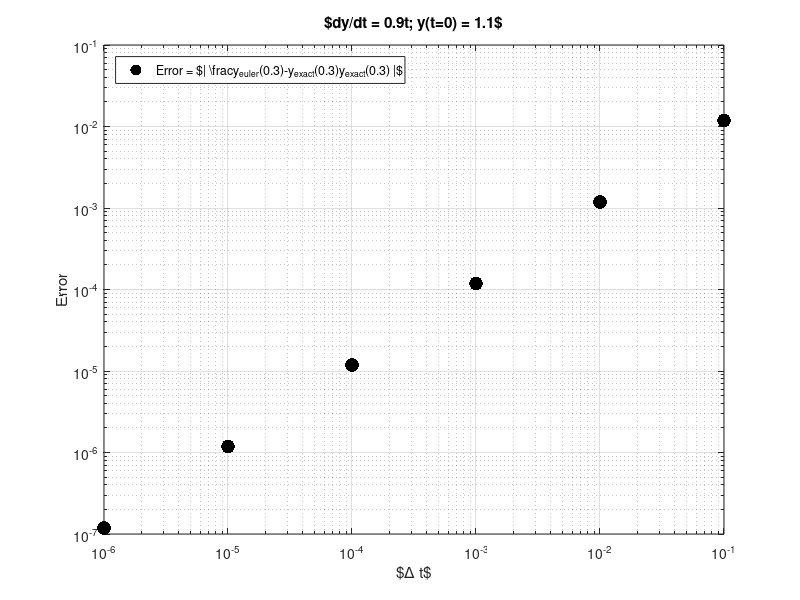

This figure's MATLAB source: (Note: this script raises an error after producing the figure.)
clear;
Dtvals  = 0.1./10.^[0:5]; % Dt values to try
% or
%Dtvals = [0.1,0.01,0.001,0.0001,0.00001];

a = 0.9;
tfe(1) = 0;
yfe(1) = 1.1;

for k = 1:length(Dtvals)
    Dt  = Dtvals(k);
    tfe = [0:Dt:0.3];
    for i = 1:length(tfe)-1 % -1 here because of i+1 in yfe below.
        yfe(i+1) = yfe(i) + Dt*a*tfe(i);
    end

    yex = a*tfe.^2/2 + 1.1; 

    % Relative difference between final points
    Erel(k) = abs(yfe(end)-yex(end))/yex(end);

    % Display error in console window
    fprintf('Dt = %.1e, Error = %.1e\n',Dt,Erel(k));
end

figure(1);clf;
    loglog(Dtvals,Erel,'k.','MarkerSize',30);
    grid on;
    title('$dy/dt = 0.9t; y(t=0) = 1.1$');    
    xlabel('$\Delta t$');
    legend('Error = $| \frac{y_{euler}(0.3)-y_{exact}(0.3)}{y_{exact}(0.3)} |$',...
        'Location','NorthWest')
    ylabel('Error');
    
saveplots('ForwardEulerExampleError')